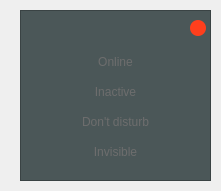
<?xml version="1.0" encoding="UTF-8"?>
<ui version="4.0">
 <class>MainWindow</class>
 <widget class="QMainWindow" name="MainWindow">
  <property name="geometry">
   <rect>
    <x>0</x>
    <y>0</y>
    <width>221</width>
    <height>191</height>
   </rect>
  </property>
  <property name="windowTitle">
   <string>MainWindow</string>
  </property>
  <widget class="QWidget" name="centralwidget">
   <widget class="QFrame" name="frame">
    <property name="geometry">
     <rect>
      <x>20</x>
      <y>10</y>
      <width>191</width>
      <height>171</height>
     </rect>
    </property>
    <property name="styleSheet">
     <string notr="true">background-color: rgb(75, 87, 88);
</string>
    </property>
    <property name="frameShape">
     <enum>QFrame::StyledPanel</enum>
    </property>
    <property name="frameShadow">
     <enum>QFrame::Raised</enum>
    </property>
    <widget class="QPushButton" name="OnlineStatus">
     <property name="geometry">
      <rect>
       <x>10</x>
       <y>40</y>
       <width>171</width>
       <height>23</height>
      </rect>
     </property>
     <property name="styleSheet">
      <string notr="true">QPushButton{

	border-style: none;
	font: 10pt &quot;Nirmala UI Semilight&quot;;
	color: rgb(109, 109, 109);
	border-radius:4px;
}

QPushButton:hover{
	
	background-color: rgb(99, 180, 255);
	border-radius:4px;
	
	color: rgb(255, 255, 255);
}


QPushButton:pressed{
	background-color: rgb(53, 166, 226);
	font-size:9pt;
	border-radius:4px;
}</string>
     </property>
     <property name="text">
      <string>Online</string>
     </property>
    </widget>
    <widget class="QPushButton" name="InactiveStatus">
     <property name="geometry">
      <rect>
       <x>10</x>
       <y>70</y>
       <width>171</width>
       <height>23</height>
      </rect>
     </property>
     <property name="styleSheet">
      <string notr="true">QPushButton{

	border-style: none;
	font: 10pt &quot;Nirmala UI Semilight&quot;;
	color: rgb(109, 109, 109);
	border-radius:4px;
}

QPushButton:hover{
	
	background-color: rgb(99, 180, 255);
	border-radius:4px;
	
	color: rgb(255, 255, 255);
}


QPushButton:pressed{
	background-color: rgb(53, 166, 226);
	font-size:9pt;
	border-radius:4px;
}</string>
     </property>
     <property name="text">
      <string>Inactive</string>
     </property>
    </widget>
    <widget class="QPushButton" name="DontDisturbStatus">
     <property name="geometry">
      <rect>
       <x>10</x>
       <y>100</y>
       <width>171</width>
       <height>23</height>
      </rect>
     </property>
     <property name="styleSheet">
      <string notr="true">QPushButton{

	border-style: none;
	font: 10pt &quot;Nirmala UI Semilight&quot;;
	color: rgb(109, 109, 109);
	border-radius:4px;
}

QPushButton:hover{
	
	background-color: rgb(99, 180, 255);
	border-radius:4px;
	
	color: rgb(255, 255, 255);
}


QPushButton:pressed{
	background-color: rgb(53, 166, 226);
	font-size:9pt;
	border-radius:4px;
}</string>
     </property>
     <property name="text">
      <string>Don't disturb</string>
     </property>
    </widget>
    <widget class="QPushButton" name="DontDisturbStatus_2">
     <property name="geometry">
      <rect>
       <x>10</x>
       <y>130</y>
       <width>171</width>
       <height>23</height>
      </rect>
     </property>
     <property name="styleSheet">
      <string notr="true">QPushButton{

	border-style: none;
	font: 10pt &quot;Nirmala UI Semilight&quot;;
	color: rgb(109, 109, 109);
	border-radius:4px;
}

QPushButton:hover{
	
	background-color: rgb(99, 180, 255);
	border-radius:4px;
	
	color: rgb(255, 255, 255);
}


QPushButton:pressed{
	background-color: rgb(53, 166, 226);
	font-size:9pt;
	border-radius:4px;
}</string>
     </property>
     <property name="text">
      <string>Invisible</string>
     </property>
    </widget>
    <widget class="QPushButton" name="pushButton">
     <property name="geometry">
      <rect>
       <x>170</x>
       <y>10</y>
       <width>16</width>
       <height>16</height>
      </rect>
     </property>
     <property name="styleSheet">
      <string notr="true">QPushButton{

	border-style: none;
	
	
	background-color: rgb(255, 63, 29);

	border-radius:8px;
}



QPushButton:pressed{
	
	
	background-color: rgb(184, 54, 42);
	border-radius:8px;
}</string>
     </property>
     <property name="text">
      <string/>
     </property>
    </widget>
   </widget>
  </widget>
 </widget>
 <resources/>
 <connections/>
</ui>
